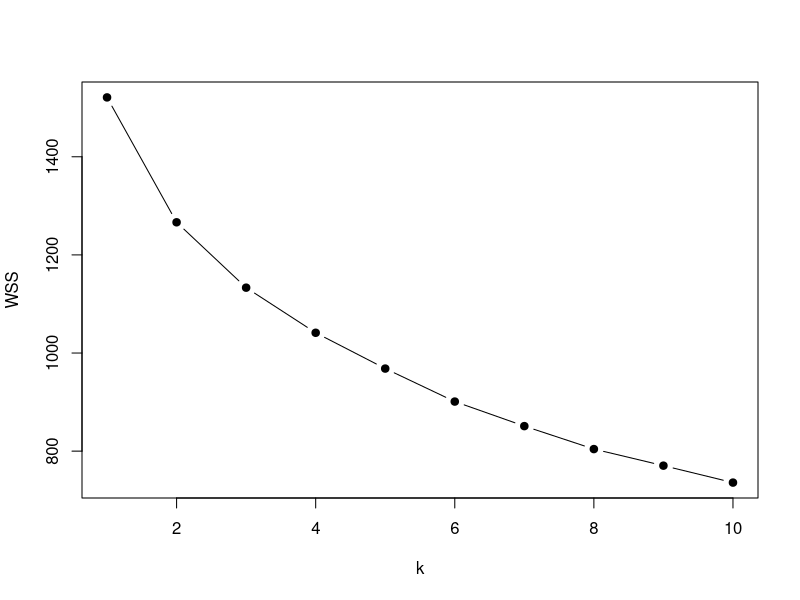
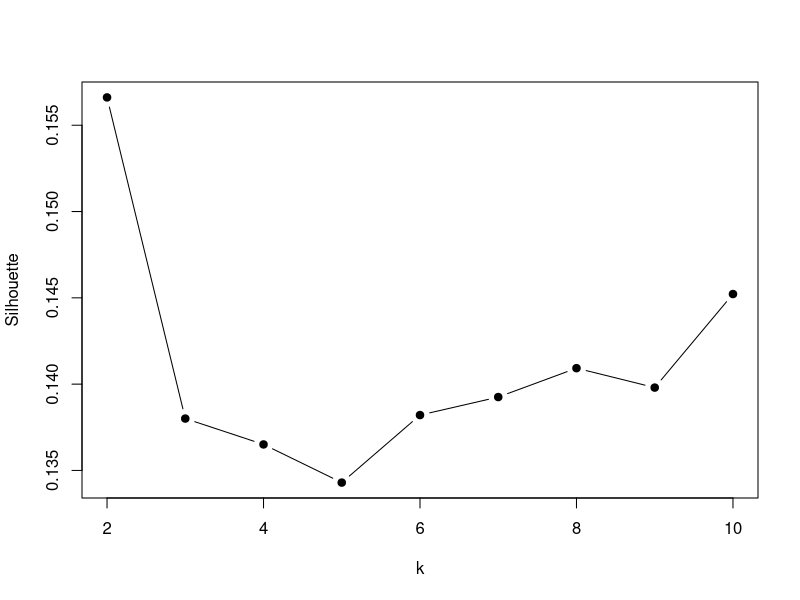

Write R code to recreate these figures, in order.
library(readxl)
df <- read_excel("data/exceldata_170_1119.xlsx")
View(df)

X <- scale(df[, c("Game_SP","SNS_Chat","SNS_View","SNS_Post",
                  "Watch_Media","Reading","Study_SP","Research","Shop_SP")])

library(ggplot2)

wss <- sapply(1:10, function(k){
  kmeans(X, centers = k, nstart = 20)$tot.withinss
})

plot(1:10, wss, type="b", pch=19, xlab="k", ylab="WSS")


library(cluster)

sil <- sapply(2:10, function(k){
  km <- kmeans(X, centers = k, nstart = 20)
  ss <- silhouette(km$cluster, dist(X))
  mean(ss[, 3])
})

plot(2:10, sil, type="b", pch=19, xlab="k", ylab="Silhouette")

set.seed(123)
km2 <- kmeans(X, centers = 2, nstart = 20)
table(km2$cluster)

# aggregate(df[,1:9], by=list(cluster=km2$cluster), mean)



